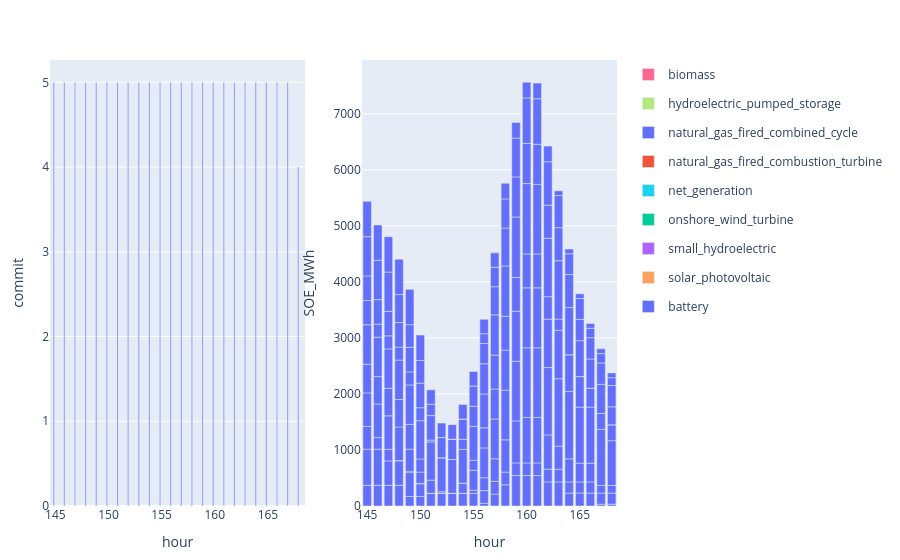

Notebook code cell kept with this figure:
### Code cell
to_plot = commit_ed[(commit_ed.configuration .== config_) .&  (commit_ed.day .== day_) .&  (commit_ed.iteration .== iteration_),:] 
p1 = plot(to_plot, x = :hour, y = :commit,  kind = "bar", color = :resource, stackgroup = 1) #Layout(barmode="stack"))

to_plot = s_ed.storage[(s_ed.storage.configuration .== config_) .&  (s_ed.storage.day .== day_) .&  (s_ed.storage.iteration .== iteration_),:]
p2 = plot(to_plot, x = :hour , y = :SOE_MWh, color = :resource, kind = "bar", Layout(barmode="stack")) 
[p1 p2]

### Figure 1 — Plotly figure (JSON) as saved in the notebook; plotly's stock layout.template omitted (floating-point values rounded to 4 significant figures; data arrays with more than 128 entries replaced by an {"elided": "..."} marker saying what was removed)
{"data": [{"legendgroup": "biomass", "marker": {"color": "#FF6692"}, "name": "biomass", "showlegend": true, "stackgroup": 1, "type": "bar", "x": [145, 146, 147, 148, 149, 150, 151, 152, 153, 154, 155, 156, 157, 158, 159, 160, 161, 162, 163, 164, 165, 166, 167, 168], "xaxis": "x1", "y": [null, null, null, null, null, null, null, null, null, null, null, null, null, null, null, null, null, null, null, null, null, null, null, null], "yaxis": "y1"}, {"legendgroup": "hydroelectric_pumped_storage", "marker": {"color": "#B6E880"}, "name": "hydroelectric_pumped_storage", "showlegend": true, "stackgroup": 1, "type": "bar", "x": [145, 146, 147, 148, 149, 150, 151, 152, 153, 154, 155, 156, 157, 158, 159, 160, 161, 162, 163, 164, 165, 166, 167, 168], "xaxis": "x1", "y": [null, null, null, null, null, null, null, null, null, null, null, null, null, null, null, null, null, null, null, null, null, null, null, null], "yaxis": "y1"}, {"legendgroup": "natural_gas_fired_combined_cycle", "marker": {"color": "#636efa"}, "name": "natural_gas_fired_combined_cycle", "showlegend": true, "stackgroup": 1, "type": "bar", "x": [145, 146, 147, 148, 149, 150, 151, 152, 153, 154, 155, 156, 157, 158, 159, 160, 161, 162, 163, 164, 165, 166, 167, 168], "xaxis": "x1", "y": [5, 5, 5, 5, 5, 5, 5, 5, 5, 5, 5, 5, 5, 5, 5, 5, 5, 5, 5, 5, 5, 5, 5, 4], "yaxis": "y1"}, {"legendgroup": "natural_gas_fired_combustion_turbine", "marker": {"color": "#EF553B"}, "name": "natural_gas_fired_combustion_turbine", "showlegend": true, "stackgroup": 1, "type": "bar", "x": [145, 146, 147, 148, 149, 150, 151, 152, 153, 154, 155, 156, 157, 158, 159, 160, 161, 162, 163, 164, 165, 166, 167, 168], "xaxis": "x1", "y": [0, 0, 0, 0, 0, 0, 0, 0, 0, 0, 0, 0, 0, 0, 0, 0, 0, 0, 0, 0, 0, 0, 0, 0], "yaxis": "y1"}, {"legendgroup": "net_generation", "marker": {"color": "#19d3f3"}, "name": "net_generation", "showlegend": true, "stackgroup": 1, "type": "bar", "x": [145, 146, 147, 148, 149, 150, 151, 152, 153, 154, 155, 156, 157, 158, 159, 160, 161, 162, 163, 164, 165, 166, 167, 168], "xaxis": "x1", "y": [null, null, null, null, null, null, null, null, null, null, null, null, null, null, null, null, null, null, null, null, null, null, null, null], "yaxis": "y1"}, {"legendgroup": "onshore_wind_turbine", "marker": {"color": "#00cc96"}, "name": "onshore_wind_turbine", "showlegend": true, "stackgroup": 1, "type": "bar", "x": [145, 146, 147, 148, 149, 150, 151, 152, 153, 154, 155, 156, 157, 158, 159, 160, 161, 162, 163, 164, 165, 166, 167, 168], "xaxis": "x1", "y": [null, null, null, null, null, null, null, null, null, null, null, null, null, null, null, null, null, null, null, null, null, null, null, null], "yaxis": "y1"}, {"legendgroup": "small_hydroelectric", "marker": {"color": "#ab63fa"}, "name": "small_hydroelectric", "showlegend": true, "stackgroup": 1, "type": "bar", "x": [145, 146, 147, 148, 149, 150, 151, 152, 153, 154, 155, 156, 157, 158, 159, 160, 161, 162, 163, 164, 165, 166, 167, 168], "xaxis": "x1", "y": [null, null, null, null, null, null, null, null, null, null, null, null, null, null, null, null, null, null, null, null, null, null, null, null], "yaxis": "y1"}, {"legendgroup": "solar_photovoltaic", "marker": {"color": "#FFA15A"}, "name": "solar_photovoltaic", "showlegend": true, "stackgroup": 1, "type": "bar", "x": [145, 146, 147, 148, 149, 150, 151, 152, 153, 154, 155, 156, 157, 158, 159, 160, 161, 162, 163, 164, 165, 166, 167, 168], "xaxis": "x1", "y": [null, null, null, null, null, null, null, null, null, null, null, null, null, null, null, null, null, null, null, null, null, null, null, null], "yaxis": "y1"}, {"legendgroup": "battery", "marker": {"color": "#636efa"}, "name": "battery", "showlegend": true, "type": "bar", "x": {"elided": "240 int values"}, "xaxis": "x2", "y": {"elided": "240 float values"}, "yaxis": "y2"}], "layout": {"margin": {"b": 50, "l": 50, "r": 50, "t": 60}, "xaxis1": {"anchor": "y1", "domain": [0, 0.45], "title": {"text": "hour"}}, "xaxis2": {"anchor": "y2", "domain": [0.55, 1], "title": {"text": "hour"}}, "yaxis1": {"anchor": "x1", "domain": [0, 1], "title": {"text": "commit"}}, "yaxis2": {"anchor": "x2", "domain": [0, 1], "title": {"text": "SOE_MWh"}}}}
